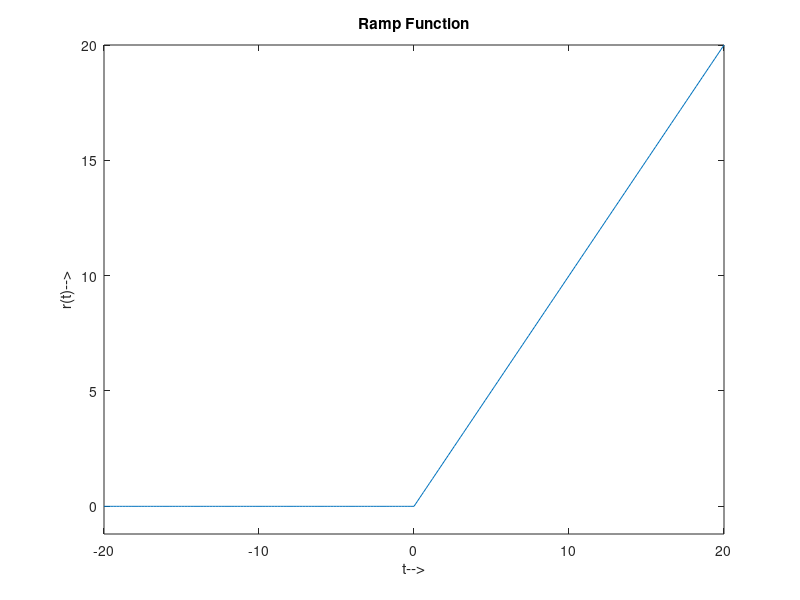

Reproduce this figure in MATLAB.
t = -20:0.2:20;
r_t = zeros(size(t));
k = 0;
for i = t
    if i>=0
        r_t(k+1) = i;
    else
        r_t(k+1) = 0;
    end
    k=k+1;
end

plot(t,r_t)
xlabel('t-->')
ylabel('r(t)-->')
xlim([-20 20])
ylim([-1.2 20])
title('Ramp Function')